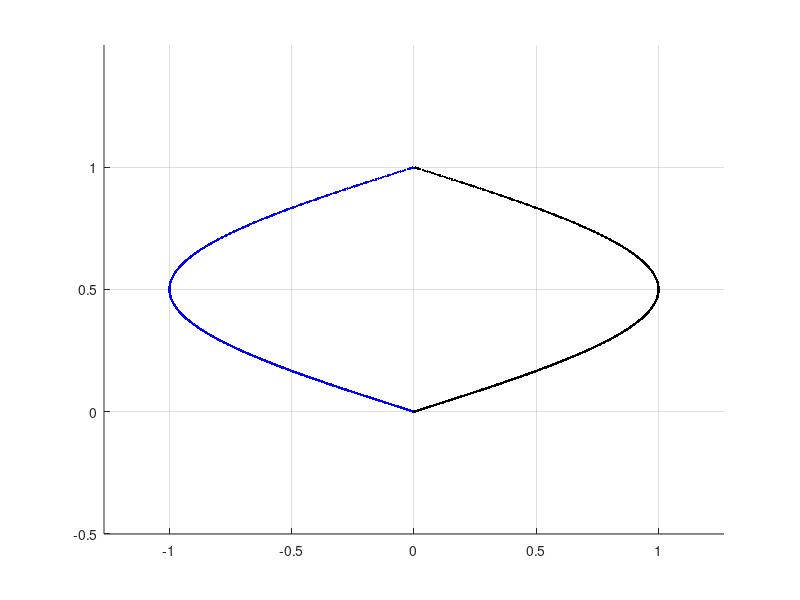

The MATLAB source for this figure:
clear all
close all
clc

% Parametros

tm = 10;
ta = 0.01;

figure
axis equal
hold on
grid on

t2 = tic;
pause
t = tic;

while toc(t) < tm
    if toc(t2) > ta
        t2 = tic;
        w = 2*pi/tm;
        x1 = sin(w*toc(t)/2);
        y = toc(t)/10;
        z1 = cos(w*toc(t)/2);
        
        x2 = -sin(w*toc(t)/2);
        z2 = -cos(w*toc(t)/2);
        
        plot3(x1,y,z1,'.k')
        plot3(x2,y,z2,'.b')
        drawnow
    end

end